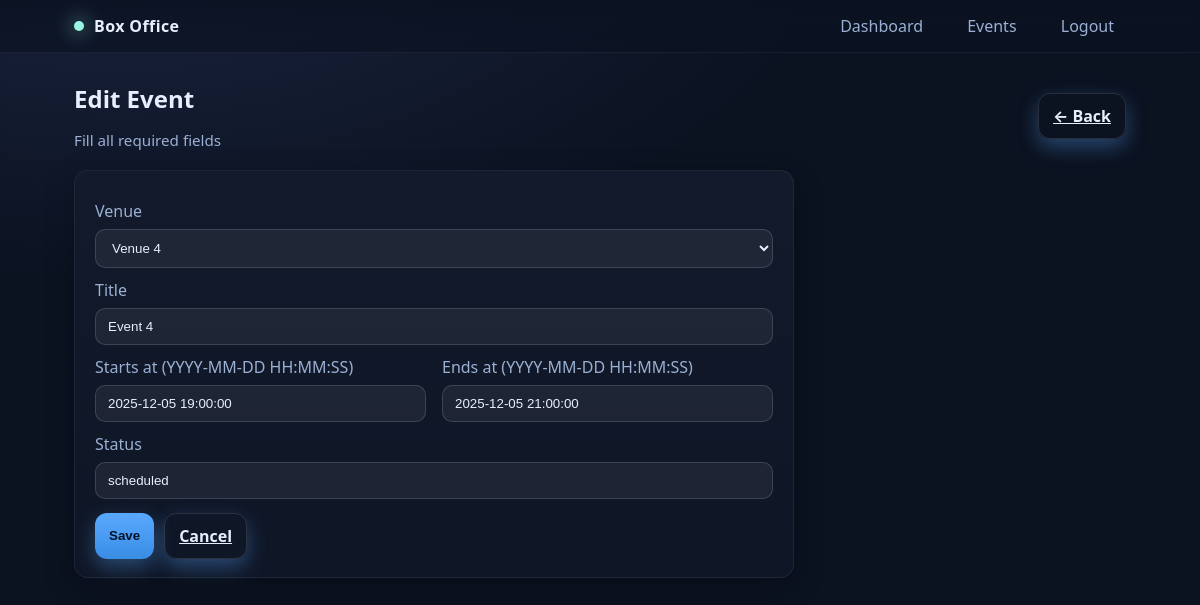
Page /events/4/edit (signed in) on the committed database.
### tables this page shows
CREATE TABLE events (
  event_id INTEGER PRIMARY KEY,
  venue_id INTEGER NOT NULL,
  title TEXT NOT NULL,
  starts_at TEXT NOT NULL,
  ends_at TEXT NOT NULL,
  status TEXT NOT NULL,
  FOREIGN KEY (venue_id) REFERENCES venues(venue_id)
);

CREATE TABLE venues (
  venue_id INTEGER PRIMARY KEY,
  name TEXT UNIQUE NOT NULL,
  address TEXT NOT NULL
);

### app.py (the view, shortened to what this page needs)
@app.route("/events/<int:event_id>/edit", methods=["GET","POST"])
@login_required
def events_edit(event_id):
    db = get_db()
    event = db.execute("SELECT * FROM events WHERE event_id=?", (event_id,)).fetchone()
    if not event:
        return "Not found", 404
    venues = db.execute("SELECT venue_id, name FROM venues ORDER BY venue_id").fetchall()
    return render_template("event_form.html", title="Edit Event", venues=venues, event=event)

### app.py (called while the page is built)
def get_db():
    if "db" not in g:
        conn = sqlite3.connect(DB_PATH)
        conn.row_factory = sqlite3.Row
        g.db = conn
    return g.db

@login_manager.user_loader
def load_user(user_id):
    return User.get_by_id(user_id)

    @staticmethod
    def get_by_id(uid):
        db = get_db()
        row = db.execute("SELECT * FROM users WHERE user_id=?", (uid,)).fetchone()
        return User(row) if row else None

### templates/event_form.html
{% extends "layout.html" %}
{% block content %}
  <div class="page-title">
    <div>
      <h2>{{ 'Edit' if event else 'New' }} Event</h2>
      <div class="subtle">Fill all required fields</div>
    </div>
    <div class="actions">
      <a class="btn secondary" href="{{ url_for('events_list') }}">← Back</a>
    </div>
  </div>
  <div class="card" style="max-width:720px;">
    <form method="post">
      <label>Venue</label>
      <select name="venue_id" required>
        {% for v in venues %}
          <option value="{{ v.venue_id }}" {% if event and event.venue_id == v.venue_id %}selected{% endif %}>{{ v.name }}</option>
        {% endfor %}
      </select>
      <label>Title</label>
      <input name="title" required value="{{ event.title if event }}">
      <div class="grid two">
        <div>
          <label>Starts at (YYYY-MM-DD HH:MM:SS)</label>
          <input name="starts_at" required value="{{ event.starts_at if event }}">
        </div>
        <div>
          <label>Ends at (YYYY-MM-DD HH:MM:SS)</label>
          <input name="ends_at" required value="{{ event.ends_at if event }}">
        </div>
      </div>
      <label>Status</label>
      <input name="status" required value="{{ event.status if event else 'scheduled' }}">
      <div class="actions" style="margin-top:14px;">
        <button type="submit">Save</button>
        <a class="btn secondary" href="{{ url_for('events_list') }}">Cancel</a>
      </div>
    </form>
  </div>
{% endblock %}

### static/style.css (style rules this page uses)
:root { --bg: #0b1220; --panel: #121a2b; --panel-2: #0f1626; --text: #e8eefc; --muted: #9bb0d3; --primary: #5aa9ff; --accent: #98f5e1; --danger: #ff6b6b; --ok: #22c55e; --shadow: 0 10px 30px rgba(0,0,0,.25); --radius: 14px; }
* { box-sizing: border-box; }
html, body { height: 100%; }
body { margin: 0; font: 16px/1.5 ui-sans-serif, system-ui, -apple-system, Segoe UI, Roboto, "Helvetica Neue", Arial; background: radial-gradient(1200px 600px at 10% -10%, #1b2440, #0b1220 60%) fixed; color: var(--text); }
h1, h2, h3 { margin: 0 0 12px; }
.page-title { display:flex; align-items:center; justify-content:space-between; margin-bottom:18px; }
.subtle { color: var(--muted); font-size:.95rem; }
.card { background: linear-gradient(180deg, var(--panel), var(--panel-2)); border: 1px solid rgba(255,255,255,.06); border-radius: var(--radius); box-shadow: var(--shadow); padding: 18px 20px; }
.grid { display:grid; gap:16px; }
.grid.two { grid-template-columns: repeat(2, minmax(0,1fr)); }
.btn, button, input[type=submit] { background: linear-gradient(180deg, #5aa9ff, #3a8de4); color: #031226; border: 0; padding: 10px 14px; border-radius: 12px; font-weight: 700; box-shadow: 0 8px 20px rgba(90,169,255,.35); cursor: pointer; }
.btn.secondary { background: transparent; color: var(--text); border: 1px solid rgba(255,255,255,.12); }
form label { display:block; margin: 10px 0 6px; color: var(--muted); }
input, select { width:100%; padding: 10px 12px; border-radius: 10px; border: 1px solid rgba(255,255,255,.14); background: rgba(255,255,255,.06); color: var(--text); outline: none; }
.actions { display:flex; gap:10px; flex-wrap:wrap; }

### rows in the picture
events: venue_id "Venue 4", title "Event 4", starts_at "2025-12-05 19:00:00", ends_at "2025-12-05 21:00:00", status "scheduled"

### other values in the picture
{{ 'Edit' if event else 'New' }} "Edit"
